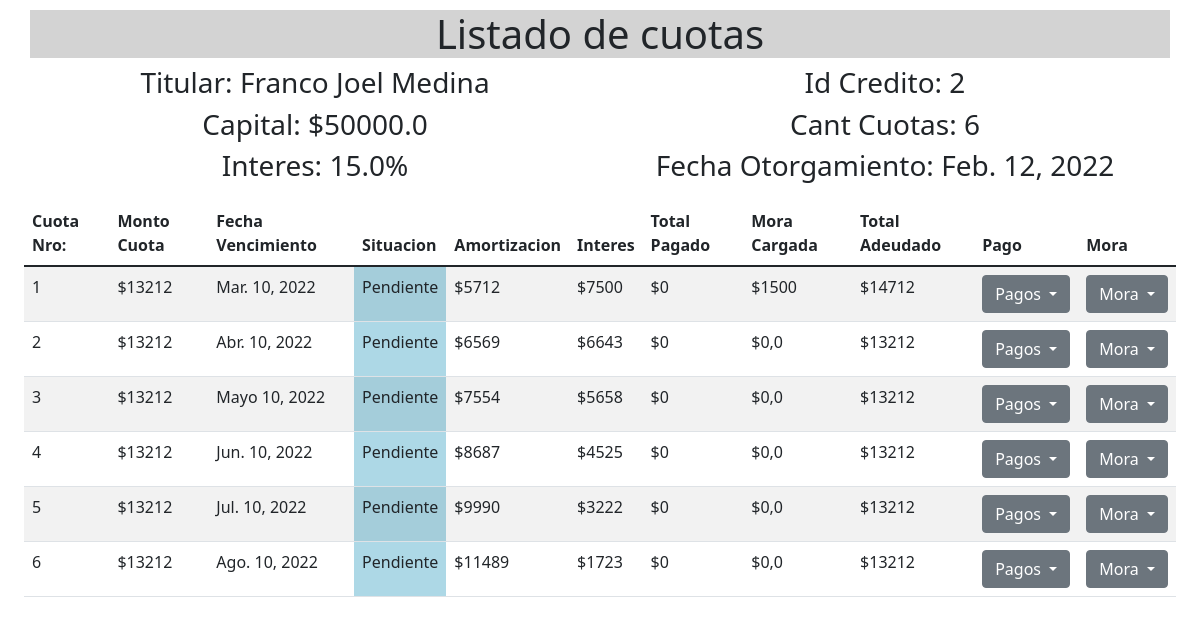
Before: /cuota/list/2/ with the older database file.
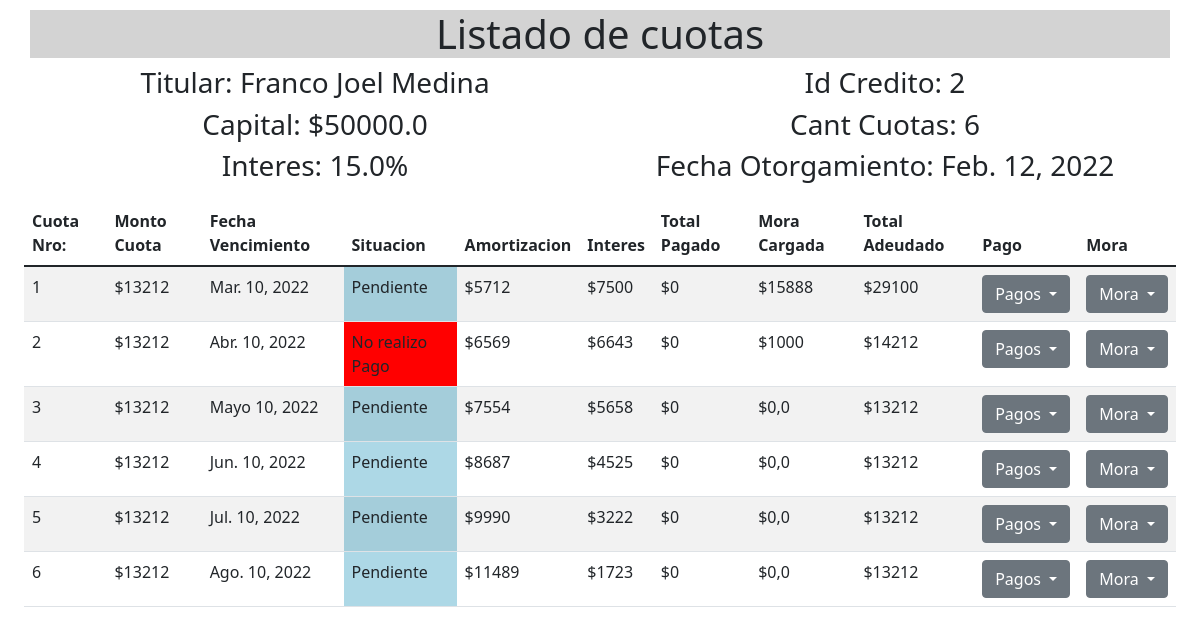
After: the same page with the newer database file.
### apps/credito/models.py (models this page shows, shortened)
class Credito(models.Model):
    OK = 'Pagando'
    MORA_TEMPRANA = 'Mora Temprana'
    MORA_TARDIA = 'Mora Tardia'
    SITUACION_JUDICIAL = 'Situacion Judicial'
    ESTADOS = (
        (OK, 'Al dia'),
        (MORA_TEMPRANA, 'Atraso entre 1 y 30 días'),
        (MORA_TARDIA, 'Atraso > 30 días'),
        (SITUACION_JUDICIAL, 'Atraso > 90 días')
    )
    titular = models.ForeignKey(Cliente, on_delete=models.PROTECT, default=1)
    capital = models.FloatField()
    fecha_prestamo = models.DateField()
    tasa_interes = models.FloatField()
    cant_cuota = models.IntegerField()
    monto_cuota = models.FloatField(default=0)
    activo = models.BooleanField(default=True)
    situacion = models.CharField(max_length=20, choices=ESTADOS, default=OK)
    objects = CreditoManager()

class Cuota(models.Model):
    PAGADO = 'Pagado'
    PENDIENTE = 'Pendiente'
    SIN_PAGO = 'No Pago'
    PAGO_PARCIAL = 'Pago parcial'
    SITUACION = (
        (PAGADO, 'Pagado'),
        (PENDIENTE, 'Pago Pendiente'),
        (PAGO_PARCIAL, 'Pago Parcial'),
        (SIN_PAGO, 'No Pago'),
    )
    situacion = models.CharField(
        max_length=30, choices=SITUACION, default=PENDIENTE)
    capital_amortizable = models.FloatField()
    amortizacion = models.FloatField(default=0)
    interes = models.FloatField()
    numero_cuota = models.PositiveIntegerField()
    monto_cuota = models.FloatField()
    total_pagado = models.FloatField(default=0)
    fecha_pago = models.DateField()
    credito = models.ForeignKey(
        Credito, on_delete=models.CASCADE, related_name='credito_pago')
    objects = CuotaManager()

class Mora(models.Model):
    descripcion_mora = models.CharField(max_length=50, blank=True, null=True)
    monto_mora = models.FloatField(default=0)
    cargador_mora = models.CharField(
        verbose_name='Cargó',
        max_length=20,
        choices=(('Franco', 'Franco'), ('Agustin', 'Agustin')),
        default='Franco'
    )
    created = models.DateField(auto_now_add=True, blank=True, null=True)
    updated = models.DateField(auto_now=True, blank=True, null=True)
    cuota = models.OneToOneField(
        Cuota, on_delete=models.CASCADE, related_name='mora')
    objects = MoraManager()

### apps/cliente/models.py (models this page shows)
class Cliente(models.Model):
    ACTIVO = 'Activo'
    INACTIVO = 'No Tuvo credito'
    LIBRE = 'Sin Credito'
    JUICIO = 'En Juicio'
    SITUACION = (
        (ACTIVO, 'Con Credito Activo'),
        (LIBRE, 'Con Credito/s Finalizados'),
        (JUICIO, 'En Gestion Judicial'),
        (INACTIVO, 'Sin registro de creditos'),
    )
    BCRA = (
        ('1', 1),
        ('2', 2),
        ('3', 3),
        ('4', 4),
        ('5', 5),
    )
    nombres = models.CharField(max_length=100)
    apellidos = models.CharField(max_length=100)
    dni = models.CharField(max_length=10)
    direccion = models.CharField(max_length=70)
    fecha_nacimiento = models.DateField()
    telefono = models.CharField(max_length=20)
    cbu = models.CharField(max_length=30)
    tipo_empleo = models.CharField(max_length=20, choices=(
        ('Publico', 'Publico'),
        ('Privado', 'Privado')
    ),
        default='Publico')
    ocupacion = models.CharField(max_length=30)
    sueldo_bruto = models.FloatField(default=0)
    situacion = models.CharField(
        max_length=15, choices=SITUACION, default=ACTIVO)
    bcra = models.CharField(
        max_length=20, choices=BCRA, default=1
    )
    activo = models.BooleanField(default=True)
    embargo = models.BooleanField(default=False)
    juicios = models.TextField(default='Sin juicios')
    observacion = models.TextField(default='')
    def __str__(self):
        return self.nombres + ' ' + self.apellidos

### apps/credito/views.py (the view)
class CuotaListView(ListView):
    model = Cuota
    template_name = 'credito/cuota_list.html'
    context_object_name = 'cuotas'
    def get_queryset(self):
        palabra_clave = self.kwargs['pk']
        lista = Cuota.objects.filter(
            credito=palabra_clave).order_by('numero_cuota')
        return lista
    def get_context_data(self, **kwargs):
        context = super().get_context_data(**kwargs)
        palabra_clave = self.kwargs['pk']
        credito = Credito.objects.get(pk=palabra_clave)
        context["credito"] = credito
        return context

### apps/credito/templatetags/cuota_tag.py (called while the page is built)
@register.simple_tag
def adeudado(cuota):
    cuota=Cuota.objects.get(pk=cuota)
    try:
        mora_obj=Mora.objects.get(cuota=cuota)
        mora=mora_obj.monto_mora
    except:
        mora=0
    total_adeudado=(cuota.monto_cuota + mora) - cuota.total_pagado
    if total_adeudado<0:
        total_adeudado=0
    return round(total_adeudado)

@register.simple_tag
def redondear(numero):
    return round(numero)

### templates/credito/cuota_list.html (shortened to what this page needs)
{% extends 'core/base.html' %}
{% load cuota_tag %}
{% block content %}
<div class="container">
    <div class="row" style="padding-top: 10px;">
        <h1 style="text-align: center;background-color: lightgrey;">Listado de cuotas</h1>
        <div style="text-align: center;" class="col-6">
            <h3>Titular: {{credito.titular}}</h3>
        </div>
        <div style="text-align: center;" class="col-6">
            <h3>Id Credito: {{credito.pk}}</h3>
        </div>
        <div style="text-align: center;" class="col-6">
            <h3>Capital: ${{credito.capital}}</h3>
        </div>
        <div style="text-align: center;" class="col-6">
            <h3>Cant Cuotas: {{credito.cant_cuota}}</h3>
        </div>
        <div style="text-align: center;" class="col-6">
            <h3>Interes: {{credito.tasa_interes}}%</h3>
        </div>
        <div style="text-align: center;" class="col-6">
            <h3>Fecha Otorgamiento: {{credito.fecha_prestamo}}</h3>
        </div>
    </div>
</div>
<div class="container-fluid">
    <div class="container-fluid" style="margin-top:10px;">
        <table class="table table-striped">
            <thead>
                <tr>
                    <th scope="col">Cuota Nro:</th>
                    <th scope="col">Monto Cuota</th>
                    <th scope="col">Fecha Vencimiento</th>
                    <th scope="col">Situacion</th>
                    <th scope="col">Amortizacion</th>
                    <th scope="col">Interes</th>
                    <th scope="col">Total Pagado</th>
                    <th scope="col">Mora Cargada</th>
                    <th scope="col">Total Adeudado</th>
                    <th scope="col">Pago</th>
                    <th scope="col">Mora</th>
                </tr>
            </thead>
            <tbody>
                {% for cuota in cuotas %}
                <tr>
                    <td>{{cuota.numero_cuota}}</td>
                    <td>${{cuota.monto_cuota|redondear}}</td>
                    <td>{{cuota.fecha_pago}}</td>
                    {% if cuota.situacion == 'Pendiente' %}
                    <td style="background-color: lightblue;">{{cuota.situacion}}</td>
                    {% elif cuota.situacion == 'Pagado' %}
                    <td style="background-color: lightgreen;">{{cuota.situacion}}</td>
                    {% elif cuota.situacion == 'No realizo Pago' %}
                    <td style="background-color: red;">{{cuota.situacion}}</td>
                    {% elif cuota.situacion == 'Pago Parcial' %}
                    <td style="background-color: yellow;">{{cuota.situacion}}</td>
                    {% endif %}
                    <td>${{cuota.amortizacion|redondear}}</td>
                    <td>${{cuota.interes|redondear}}</td>
                    <td>${{cuota.total_pagado|redondear}}</td>
                    {% if cuota.mora %}
                    <td>${{cuota.mora.monto_mora|redondear}}</td>
                        {%else%}
                        <td>$0,0</td>
                    {% endif %}
                    <td>${{cuota.pk|adeudado}}</td>
                    <td>
                        <div class="dropdown">
                            <button class="btn btn-secondary dropdown-toggle" type="button" id="dropdownMenuButton1"
                                data-bs-toggle="dropdown" aria-expanded="false">
                                Pagos
                            </button>
                        </div>
                    </td>
                    <td>
                        <div class="dropdown">
                            <button class="btn btn-secondary dropdown-toggle" type="button" id="dropdownMenuButton1"
                                data-bs-toggle="dropdown" aria-expanded="false">
                                Mora
                            </button>
                        </div>
                    </td>
                </tr>
                {% endfor %}
            </tbody>
        </table>
    </div>
</div>
{% endblock content %}

### templates/core/base.html (shortened to what this page needs)
{% load static %}
<!doctype html>
<html lang="en">
<head>
    <link href="{% static 'core/css/bootstrap.min.css'%}" rel="stylesheet"
>
</head>
<body>
    {% block content %}
    {% endblock content %}
</body>
</html>

Changed rows visible on the page:
changed through a linked row, Cuota "Mar. 10, 2022": mora.monto_mora|redondear "1500" → "15888"; pk|adeudado "14712" → "29100"
changed Cuota: mora.monto_mora|redondear (not shown) → "1000"; pk|adeudado "13212" → "14212"; situacion "Pendiente" → "No realizo Pago"; text "$0,0" → "$"
